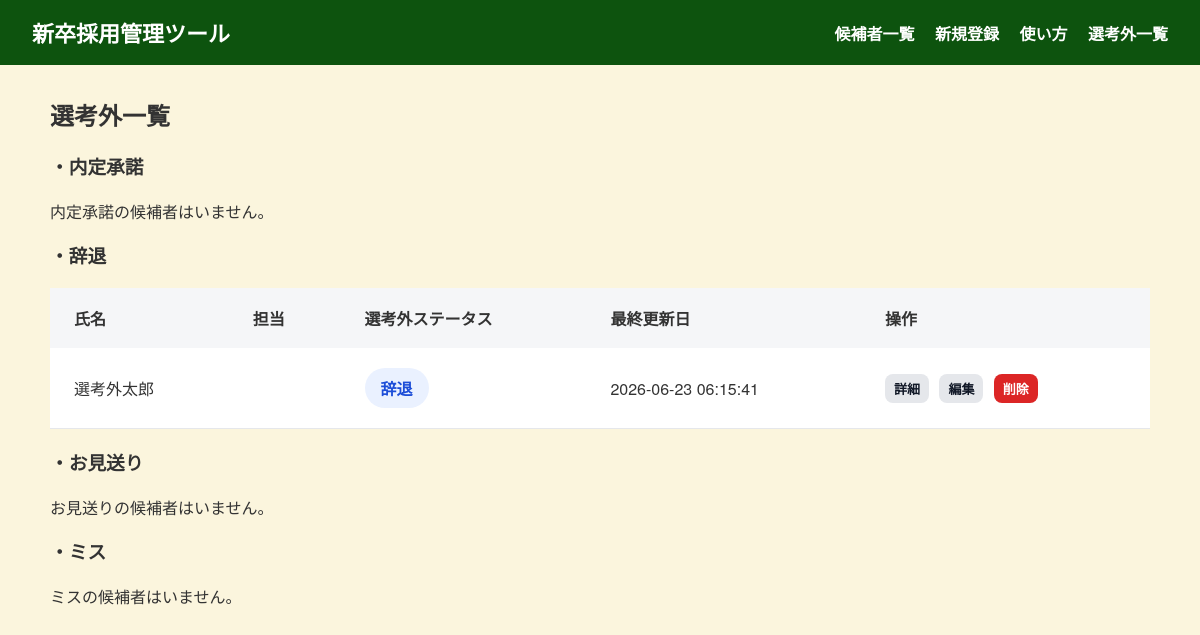
The app's page /addpage, older data.
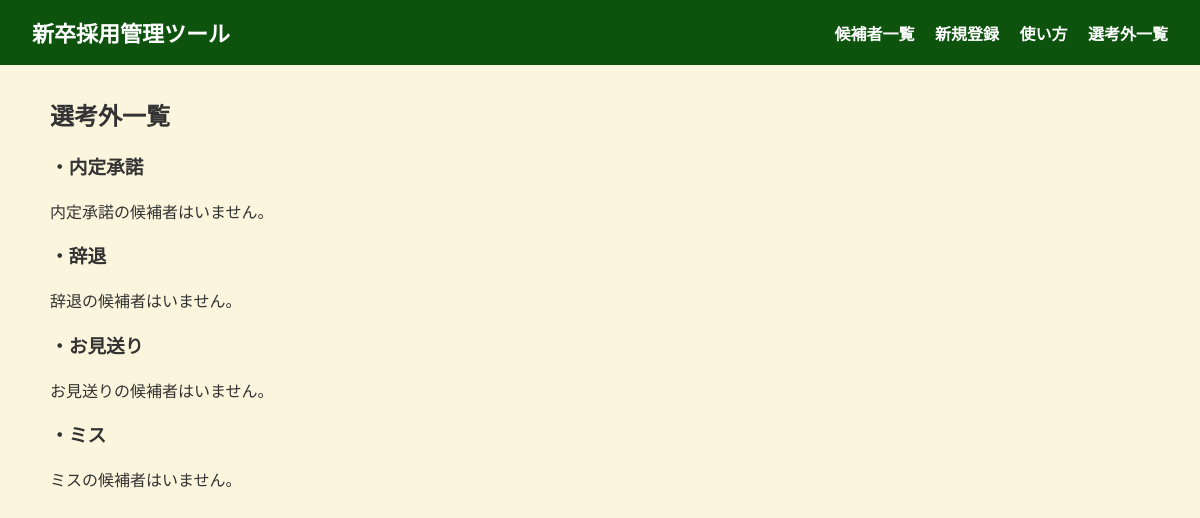
The same page, newer data.
### tables this page shows
CREATE TABLE candidates (
    id INTEGER PRIMARY KEY AUTOINCREMENT,
    name TEXT NOT NULL,
    owner TEXT,
    profile_url TEXT,
    contact_status TEXT NOT NULL DEFAULT '未連絡',
    contact_memo TEXT,
    created_at TEXT NOT NULL DEFAULT CURRENT_TIMESTAMP,
    updated_at TEXT NOT NULL DEFAULT CURRENT_TIMESTAMP,
    last_updated_field TEXT DEFAULT '新規登録'
);

### app.py (the view)
@app.route("/addpage")
def addpage():
    conn = sqlite3.connect("recruit.db")
    conn.row_factory = sqlite3.Row
    cur = conn.cursor()
    cur.execute("""
        SELECT *
        FROM candidates
        WHERE contact_status = '内定承諾'
        ORDER BY updated_at DESC
    """)
    completed_candidates = cur.fetchall()
    cur.execute("""
        SELECT *
        FROM candidates
        WHERE contact_status = '辞退'
        ORDER BY updated_at DESC
    """)
    decline_candidates = cur.fetchall()
    cur.execute("""
        SELECT *
        FROM candidates
        WHERE contact_status = 'お見送り'
        ORDER BY updated_at DESC
    """)
    seeing_candidates = cur.fetchall()
    cur.execute("""
        SELECT *
        FROM candidates
        WHERE contact_status = 'ミス'
        ORDER BY updated_at DESC
    """)
    miss_candidates = cur.fetchall()
    conn.close()
    return render_template(
        "addpage.html",
        completed_candidates=completed_candidates,
        decline_candidates=decline_candidates,
        seeing_candidates=seeing_candidates,
        miss_candidates=miss_candidates
    )

### templates/addpage.html
{% extends "base.html" %}
{% block content %}
<link rel="stylesheet" href="{{ url_for('static', filename='css/addpage.css') }}">
<h2>選考外一覧</h2>
<h3>・内定承諾</h3>
{% if completed_candidates %}
<table class="candidate-table">
  <thead>
    <tr>
      <th>氏名</th>
      <th>担当</th>
      <th>連絡ステータス</th>
      <th>選考フェーズ</th>
      <th>操作</th>
    </tr>
  </thead>
  <tbody>
    {% for candidate in completed_candidates %}
    <tr>
  <td>{{ candidate.name }}</td>
  <td>{{ candidate.owner }}</td>
  <td>
    <span class="status-badge">
      {{ candidate.contact_status }}
    </span>
  </td>
  <td>{{ candidate.updated_at or "-" }}</td>
      <td>
        <a class="btn small" href="{{ url_for('detail_candidate', id=candidate.id) }}">詳細</a>
        <a class="btn small" href="{{ url_for('edit_candidate', id=candidate.id) }}">編集</a>
    <form class="inline-form" action="{{ url_for('delete_candidate', id=candidate.id) }}" method="POST">
      <button class="btn small danger" type="submit" onclick="return confirmDelete();">
        削除
      </button>
    </form>
  </td>
</tr>
    {% endfor %}
  </tbody>
</table>
{% else %}
  <p>内定承諾の候補者はいません。</p>
{% endif %}
<h3>・辞退</h3>
{% if decline_candidates %}
<table class="candidate-table">
  <thead>
    <tr>
      <th>氏名</th>
      <th>担当</th>
      <th>選考外ステータス</th>
      <th>最終更新日</th>
      <th>操作</th>
    </tr>
  </thead>
  <tbody>
    {% for candidate in decline_candidates %}
    <tr>
  <td>{{ candidate.name }}</td>
  <td>{{ candidate.owner }}</td>
  <td>
    <span class="status-badge">
      {{ candidate.contact_status }}
    </span>
  </td>
  <td>{{ candidate.updated_at or "-" }}</td>
  <td>
        <a class="btn small" href="{{ url_for('detail_candidate', id=candidate.id) }}">詳細</a>
        <a class="btn small" href="{{ url_for('edit_candidate', id=candidate.id) }}">編集</a>
    <form class="inline-form" action="{{ url_for('delete_candidate', id=candidate.id) }}" method="POST">
      <button class="btn small danger" type="submit" onclick="return confirmDelete();">
        削除
      </button>
    </form>
  </td>
</tr>
    {% endfor %}
  </tbody>
</table>
{% else %}
  <p>辞退の候補者はいません。</p>
{% endif %}
<h3>・お見送り</h3>
{% if seeing_candidates %}
<table class="candidate-table">
  <thead>
    <tr>
      <th>氏名</th>
      <th>担当</th>
      <th>選考外ステータス</th>
      <th>最終更新日</th>
      <th>操作</th>
    </tr>
  </thead>
  <tbody>
    {% for candidate in seeing_candidates %}
    <tr>
  <td>{{ candidate.name }}</td>
  <td>{{ candidate.owner }}</td>
  <td>
    <span class="status-badge">
      {{ candidate.contact_status }}
    </span>
  </td>
  <td>{{ candidate.updated_at or "-" }}</td>
  <td>
        <a class="btn small" href="{{ url_for('detail_candidate', id=candidate.id) }}">詳細</a>
        <a class="btn small" href="{{ url_for('edit_candidate', id=candidate.id) }}">編集</a>
    <form class="inline-form" action="{{ url_for('delete_candidate', id=candidate.id) }}" method="POST">
      <button class="btn small danger" type="submit" onclick="return confirmDelete();">
        削除
      </button>
    </form>
  </td>
</tr>
    {% endfor %}
  </tbody>
</table>
{% else %}
  <p>お見送りの候補者はいません。</p>
{% endif %}
<h3>・ミス</h3>
{% if miss_candidates %}
<table class="candidate-table">
  <thead>
    <tr>
      <th>氏名</th>
      <th>担当</th>
      <th>選考外ステータス</th>
      <th>最終更新日</th>
      <th>操作</th>
    </tr>
  </thead>
  <tbody>
    {% for candidate in miss_candidates %}
    <tr>
  <td>{{ candidate.name }}</td>
  <td>{{ candidate.owner }}</td>
  <td>
    <span class="status-badge">
      {{ candidate.contact_status }}
    </span>
  </td>
  <td>{{ candidate.updated_at or "-" }}</td>
  <td>
        <a class="btn small" href="{{ url_for('detail_candidate', id=candidate.id) }}">詳細</a>
        <a class="btn small" href="{{ url_for('edit_candidate', id=candidate.id) }}">編集</a>
    <form class="inline-form" action="{{ url_for('delete_candidate', id=candidate.id) }}" method="POST">
      <button class="btn small danger" type="submit" onclick="return confirmDelete();">
        削除
      </button>
    </form>
  </td>
</tr>
    {% endfor %}
  </tbody>
</table>
{% else %}
  <p>ミスの候補者はいません。</p>
{% endif %}
{% endblock %}

Row changes from the older to the newer data that the page shows:
no longer on this page (row edited): candidates: name "選考外太郎", contact_status "辞退", updated_at "2026-06-23 06:15:41"
Text that changed along with them:
text no longer shown: "氏名 担当 選考外ステータス 最終更新日 操作"
text now shown: "辞退の候補者はいません。"
